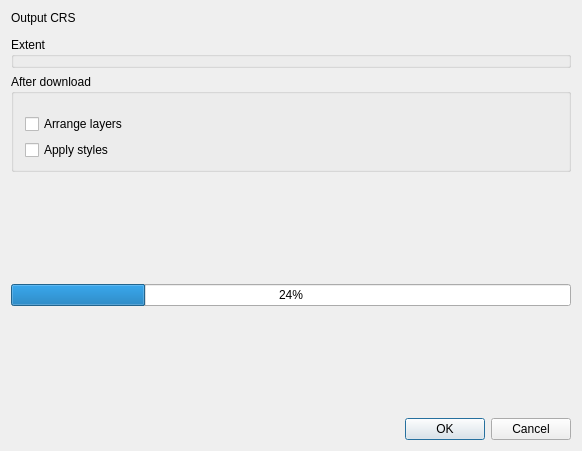
<?xml version="1.0" encoding="UTF-8"?>
<ui version="4.0">
 <class>Dialog</class>
 <widget class="QDialog" name="Dialog">
  <property name="geometry">
   <rect>
    <x>0</x>
    <y>0</y>
    <width>582</width>
    <height>451</height>
   </rect>
  </property>
  <property name="windowTitle">
   <string>Dialog</string>
  </property>
  <layout class="QVBoxLayout" name="verticalLayout">
   <item>
    <widget class="QLabel" name="label_2">
     <property name="text">
      <string>Output CRS</string>
     </property>
    </widget>
   </item>
   <item>
    <widget class="QgsProjectionSelectionWidget" name="qgsProjectionSelectionWidget"/>
   </item>
   <item>
    <widget class="QgsExtentGroupBox" name="extentGroupBoxWidget">
     <property name="title">
      <string>Extent</string>
     </property>
     <property name="flat">
      <bool>false</bool>
     </property>
    </widget>
   </item>
   <item>
    <widget class="QgsCollapsibleGroupBox" name="mGroupBox">
     <property name="title">
      <string>After download</string>
     </property>
     <layout class="QVBoxLayout" name="verticalLayout_2">
      <property name="leftMargin">
       <number>11</number>
      </property>
      <property name="topMargin">
       <number>20</number>
      </property>
      <item>
       <widget class="QCheckBox" name="arrangeLayersCheckBoxWidget">
        <property name="text">
         <string>Arrange layers</string>
        </property>
       </widget>
      </item>
      <item>
       <widget class="QCheckBox" name="applyStylesCheckBoxWidget">
        <property name="text">
         <string>Apply styles</string>
        </property>
       </widget>
      </item>
     </layout>
    </widget>
   </item>
   <item>
    <spacer name="verticalSpacer">
     <property name="orientation">
      <enum>Qt::Vertical</enum>
     </property>
     <property name="sizeHint" stdset="0">
      <size>
       <width>20</width>
       <height>40</height>
      </size>
     </property>
    </spacer>
   </item>
   <item>
    <widget class="QProgressBar" name="progressBar">
     <property name="value">
      <number>24</number>
     </property>
    </widget>
   </item>
   <item>
    <spacer name="verticalSpacer_2">
     <property name="orientation">
      <enum>Qt::Vertical</enum>
     </property>
     <property name="sizeHint" stdset="0">
      <size>
       <width>20</width>
       <height>40</height>
      </size>
     </property>
    </spacer>
   </item>
   <item>
    <widget class="QDialogButtonBox" name="buttonBox">
     <property name="orientation">
      <enum>Qt::Horizontal</enum>
     </property>
     <property name="standardButtons">
      <set>QDialogButtonBox::Cancel|QDialogButtonBox::Ok</set>
     </property>
    </widget>
   </item>
  </layout>
 </widget>
 <customwidgets>
  <customwidget>
   <class>QgsCollapsibleGroupBox</class>
   <extends>QGroupBox</extends>
   <header>qgscollapsiblegroupbox.h</header>
   <container>1</container>
  </customwidget>
  <customwidget>
   <class>QgsExtentGroupBox</class>
   <extends>QgsCollapsibleGroupBox</extends>
   <header>qgsextentgroupbox.h</header>
   <container>1</container>
  </customwidget>
  <customwidget>
   <class>QgsProjectionSelectionWidget</class>
   <extends>QWidget</extends>
   <header>qgsprojectionselectionwidget.h</header>
  </customwidget>
 </customwidgets>
 <resources/>
 <connections>
  <connection>
   <sender>buttonBox</sender>
   <signal>accepted()</signal>
   <receiver>Dialog</receiver>
   <slot>accept()</slot>
   <hints>
    <hint type="sourcelabel">
     <x>248</x>
     <y>254</y>
    </hint>
    <hint type="destinationlabel">
     <x>157</x>
     <y>274</y>
    </hint>
   </hints>
  </connection>
  <connection>
   <sender>buttonBox</sender>
   <signal>rejected()</signal>
   <receiver>Dialog</receiver>
   <slot>reject()</slot>
   <hints>
    <hint type="sourcelabel">
     <x>316</x>
     <y>260</y>
    </hint>
    <hint type="destinationlabel">
     <x>286</x>
     <y>274</y>
    </hint>
   </hints>
  </connection>
 </connections>
</ui>
